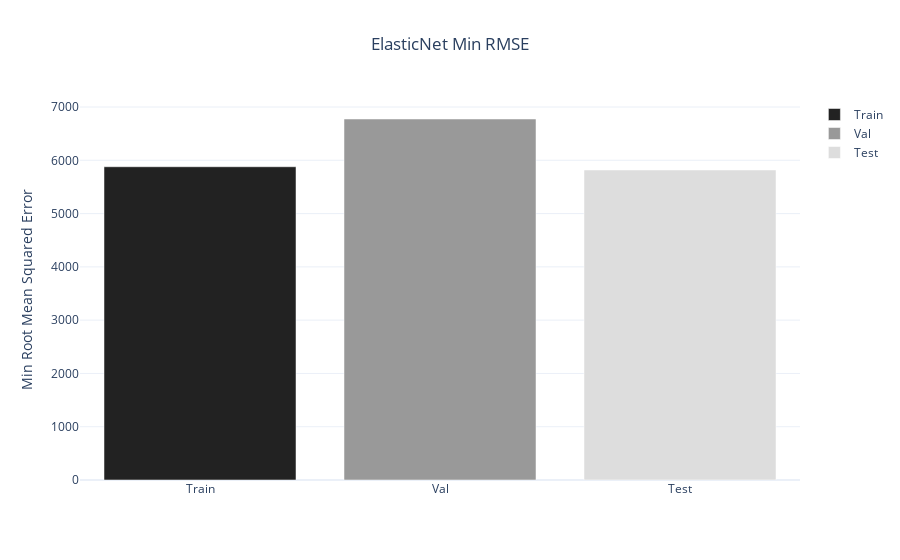

Here is the notebook cell this chart was saved with:
### Code cell
# Crear un DataFrame con los valores RMSE para cada modelo
df_elasticnet_min_rmse = pd.DataFrame({
    'Set': ['Train', 'Val', 'Test'],
    'RMSE': [np.sqrt(train_min_mse_elasticnet), np.sqrt(val_min_mse_elasticnet), np.sqrt(test_min_mse_elasticnet)]
})

# Crear gráfico de barras interactivo
fig = px.bar(df_elasticnet_min_rmse,
            x='Set',
            y='RMSE',
            color='Set',
            color_discrete_sequence=['#222222', '#999999', '#dddddd'],
            title='ElasticNet Min RMSE',
            template='plotly_white')

fig.update_layout(yaxis_title='Min Root Mean Squared Error',
            xaxis_title=None,
            title_x=0.5,
            legend_title=None,
)
fig.show()

### Figure 1 — Plotly figure (JSON) as saved in the notebook; plotly's stock layout.template omitted (floating-point values rounded to 4 significant figures)
{"data": [{"hovertemplate": "Set=%{x}<br>RMSE=%{y}<extra></extra>", "legendgroup": "Train", "marker": {"color": "#222222", "pattern": {"shape": ""}}, "name": "Train", "orientation": "v", "showlegend": true, "textposition": "auto", "type": "bar", "x": ["Train"], "xaxis": "x", "y": [5879.0], "yaxis": "y"}, {"hovertemplate": "Set=%{x}<br>RMSE=%{y}<extra></extra>", "legendgroup": "Val", "marker": {"color": "#999999", "pattern": {"shape": ""}}, "name": "Val", "orientation": "v", "showlegend": true, "textposition": "auto", "type": "bar", "x": ["Val"], "xaxis": "x", "y": [6775.0], "yaxis": "y"}, {"hovertemplate": "Set=%{x}<br>RMSE=%{y}<extra></extra>", "legendgroup": "Test", "marker": {"color": "#dddddd", "pattern": {"shape": ""}}, "name": "Test", "orientation": "v", "showlegend": true, "textposition": "auto", "type": "bar", "x": ["Test"], "xaxis": "x", "y": [5818.0], "yaxis": "y"}], "layout": {"barmode": "relative", "legend": {"title": {}, "tracegroupgap": 0}, "title": {"text": "ElasticNet Min RMSE", "x": 0.5}, "xaxis": {"anchor": "y", "categoryarray": ["Train", "Val", "Test"], "categoryorder": "array", "domain": [0, 1], "title": {}}, "yaxis": {"anchor": "x", "domain": [0, 1], "title": {"text": "Min Root Mean Squared Error"}}}}
